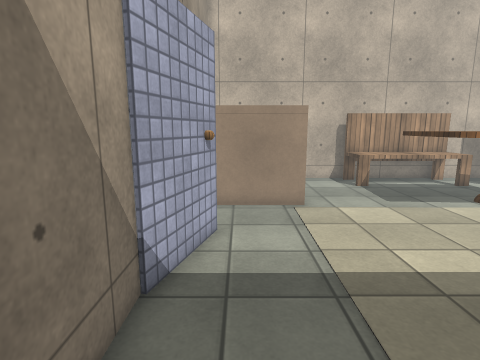
view 1 (above)

16 first-person views from a walk through a scene from a Unity 3-D project. The camera is 1.5 m above the floor, tilts 10° down and sees 80° across. The floor is counted in squares, 0.5 m on a side. Each view is taken from the middle of a square. On the plan, view 1 faces up. The plan holds only what a view shows up to about 20 squares ahead; the rest is blank. The place goes on beyond the plan. The player is left out. Surface patterns are stand-ins for the level's own textures.

view 2
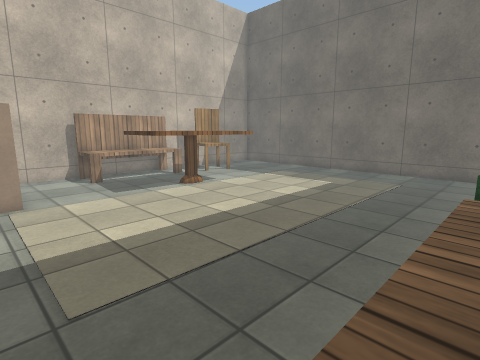

view 3
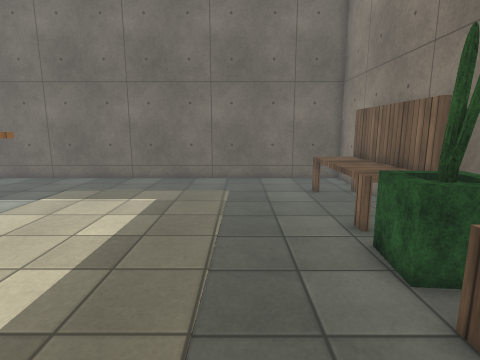

view 4
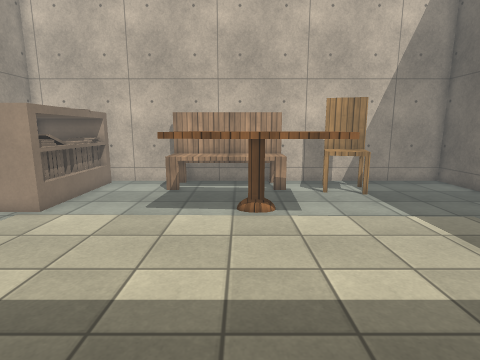

view 5
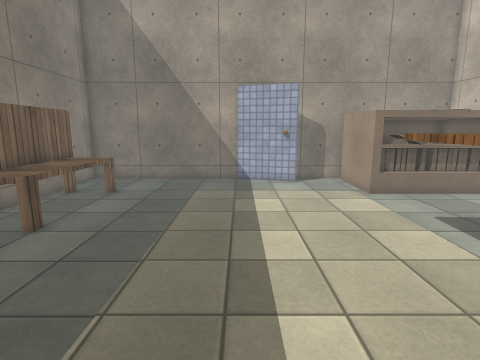

view 6
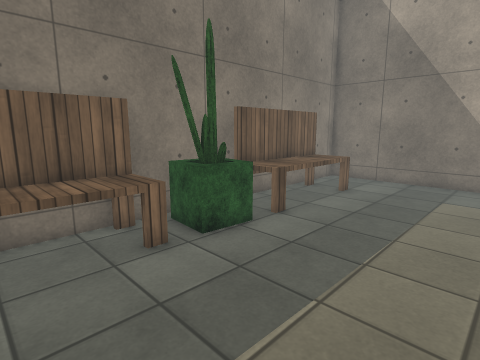

view 7
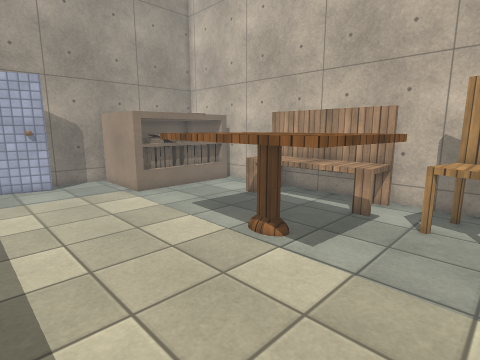

view 8
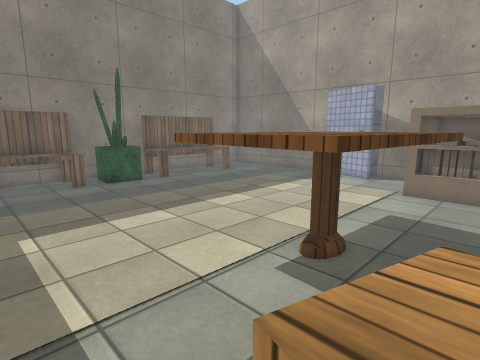

view 9
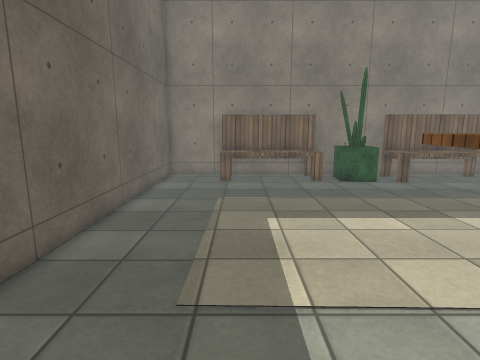

view 10
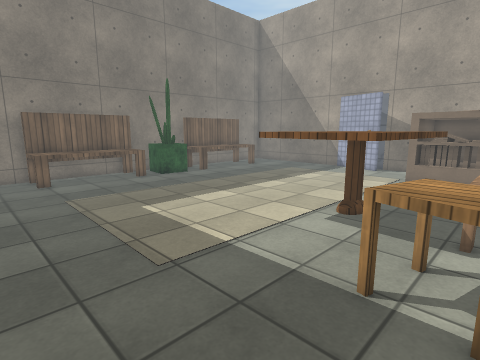

view 11
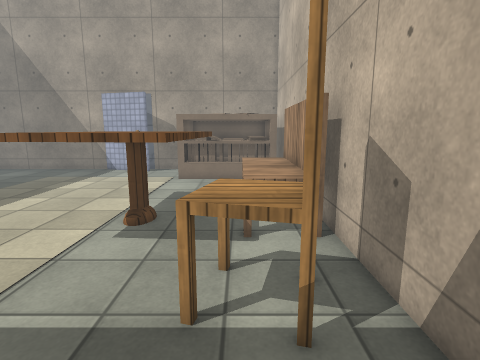

view 12
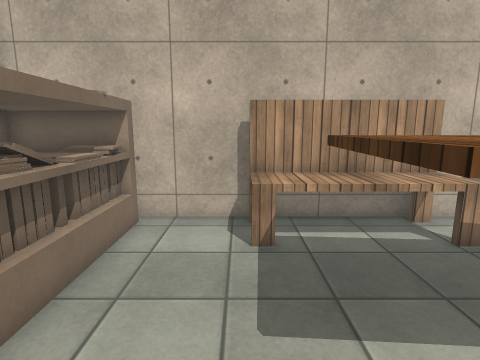

view 13
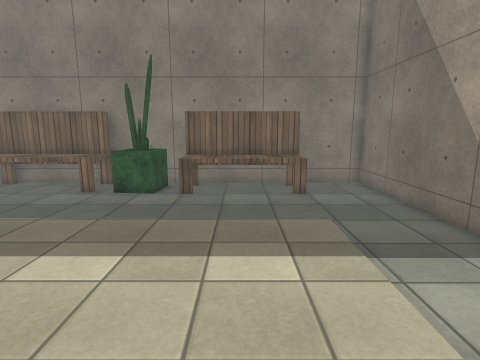

view 14
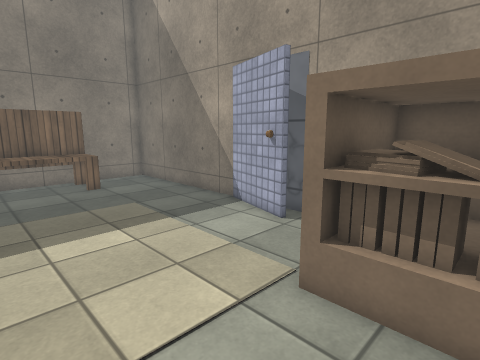

view 15
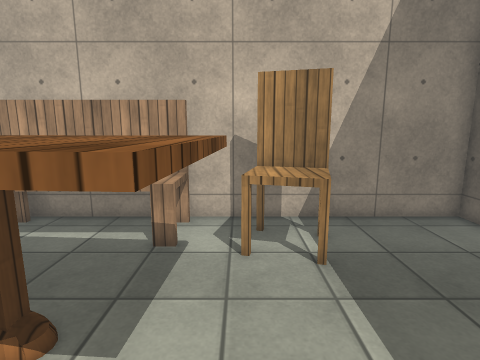

view 16
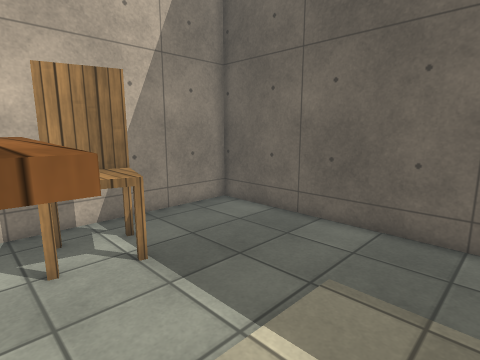

### Floor plan
Points are (right, up) in squares from view 1. A wall is a line through its corners. A room is listed if a view was taken in it or the views show most of it. See-through windows are left out.
Room 1 (views 1, 2, 3, 4, 5, 6, 7, 8, 9, 10, 11, 12, 13, 14, 15, 16)
walls: (-0.7, 8.4) (-1.7, 4.8); (-1.8, 4.9) (-1.8, -4.2) (21.8, -4.2) (21.8, 17.8) (-0.1, 17.8); (-1.8, 11.5) (-1.8, 7.6)
objects: other object (-1, 11) to (3, 17); bench (2, -3) to (8, -1); bench (6, 15) to (12, 17); table (8, 9) to (14, 14); plant (9, -3) to (11, -2); bench (12, -3) to (18, -2); chair (14, 14) to (16, 16)

Positions as (right, up) in squares from view 1, and headings:
1: (0, 0), facing up
2: (1, -2), facing up-right
3: (4, 2), facing right
4: (10, 1), facing up
5: (16, 5), facing left
6: (16, 5), facing down-left
7: (16, 5), facing up-left
8: (17, 15), facing down-left
9: (17, 15), facing down
10: (21, 16), facing down-left
11: (20, 15), facing left
12: (6, 8), facing up
13: (5, 12), facing down
14: (7, 14), facing down-left
15: (14, 8), facing up
16: (13, 8), facing up-right
